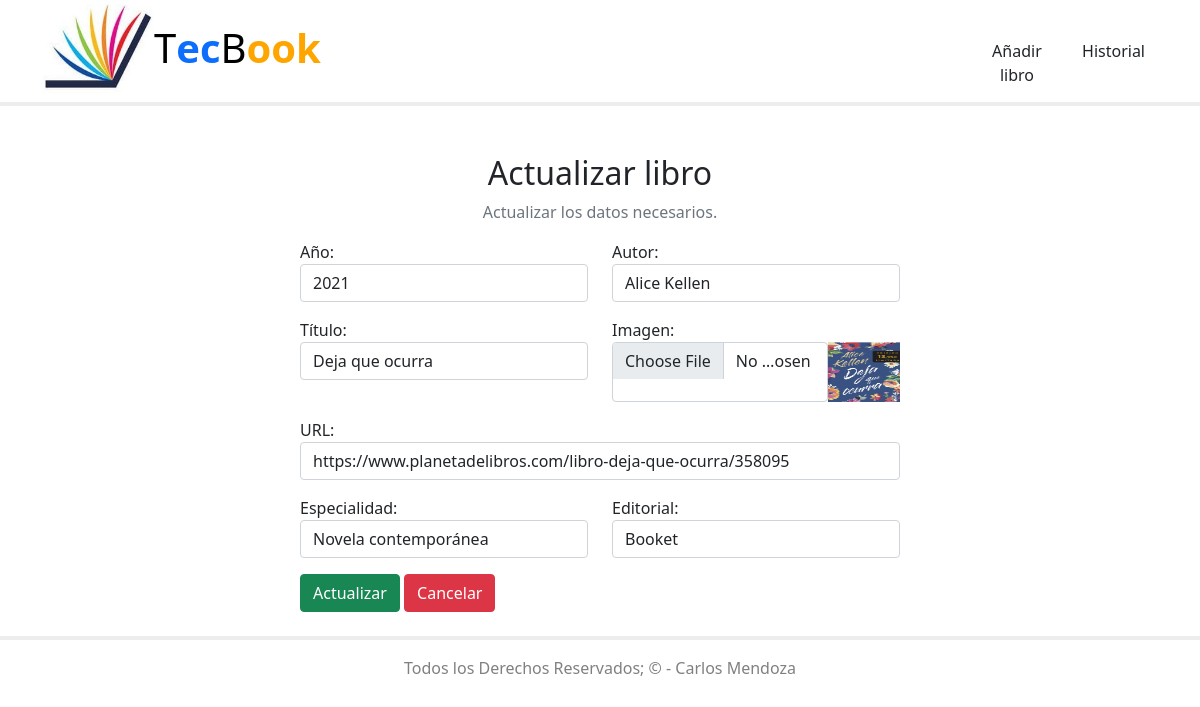
The app's page /biblioteca_Digital/editar.php?id=6 with its own data.
### tables this page shows
CREATE TABLE `libro` (
  `id` int(5) NOT NULL,
  `anio` int(4) NOT NULL,
  `autor` varchar(100) NOT NULL,
  `titulo` varchar(100) NOT NULL,
  `imagen` varchar(100) NOT NULL,
  `url` varchar(250) NOT NULL,
  `especialidad` varchar(150) NOT NULL,
  `editorial` varchar(100) NOT NULL
);

### biblioteca_Digital/editar.php (the view, shortened to what this page needs)
<?php
include "db.php";
$id = $_GET['id'];
?>
<?php include "incluides/header.php"; ?>
<body>
    <div class="container  mt-5">
        <div class="text-center">
            <h2>Actualizar libro</h2>
            <p class="text-muted">Actualizar los datos necesarios.</p>
        </div>
        <?php
            $sql = "SELECT * FROM `libro` WHERE id = $id LIMIT 1";
            $resultado = mysqli_query($conn, $sql);
            $row = mysqli_fetch_assoc($resultado);
        ?>
        <div class="container d-flex justify-content-center">
            <form action="" method="POST" enctype="multipart/form-data" style="width:50vw; min-width:300px;">
                <div class="row">
                    <div class="col">
                        <label for="">Año:</label>
                        <input type="text" class="form-control" name="anio" placeholder="Ingrese el año" autofocus value="<?php echo $row['anio'] ?>" >
                    </div>
                    <div class="col">
                        <label for="">Autor:</label>
                        <input type="text" class="form-control"  name="autor" placeholder="Nombre del autor" value="<?php echo $row['autor'] ?>">
                    </div>
                </div>
                <div class="row mt-3">
                    <div class="col">
                        <label for="">Título:</label>
                        <input type="text" class="form-control"  name="titulo" placeholder="Ingrese el título" value="<?php echo $row['titulo'] ?>" >
                    </div>
                    <div class="col">
                        <label for="">Imagen:</label>
                        <div class="d-flex">
                            <input type="file" class="form-control"  name="imagen" accept="image/png, .jpeg, .jpg" value="<?php echo $row['imagen'] ?>">
                            <img class="ml-2" src="<?php echo $row['imagen'] ?>" alt="" width=100px height=60px style="background-size: cover; background-position: center;">
                        </div>
                    </div>
                </div>
                <div class="mt-3">
                    <label for="">URL:</label>
                    <input type="text" class="form-control"  name="url" placeholder="Ingrese URL"  value="<?php echo $row['url'] ?>" >
                </div>
                <div class="row mt-3">
                    <div class="col">
                        <label for="">Especialidad:</label>
                        <input type="text" class="form-control"  name="especialidad" placeholder="Ingrese la especialidad" value="<?php echo $row['especialidad'] ?>" >
                    </div>
                    <div class="col">
                        <label for="">Editorial:</label>
                        <input type="text" class="form-control"  name="editorial" placeholder="Ingrese la editorial" value="<?php echo $row['editorial'] ?>" >
                    </div>
                </div>
                <div class="mt-3">
                    <button type="submit" class="btn btn-success" name="submit">Actualizar</button>
                    <a href="editar.php" class="btn btn-danger">Cancelar</a>
                </div>
            </form>
        </div>
    </div>
    <?php include "incluides/footer.php"; ?>
</body>
</html>

### records on screen
libro: anio "2021", autor "Alice Kellen", titulo "Deja que ocurra", imagen (picture), url "https://www.planetadelibros.com/libro-deja-que-ocurra/358095", especialidad "Novela contemporánea", editorial "Booket"
